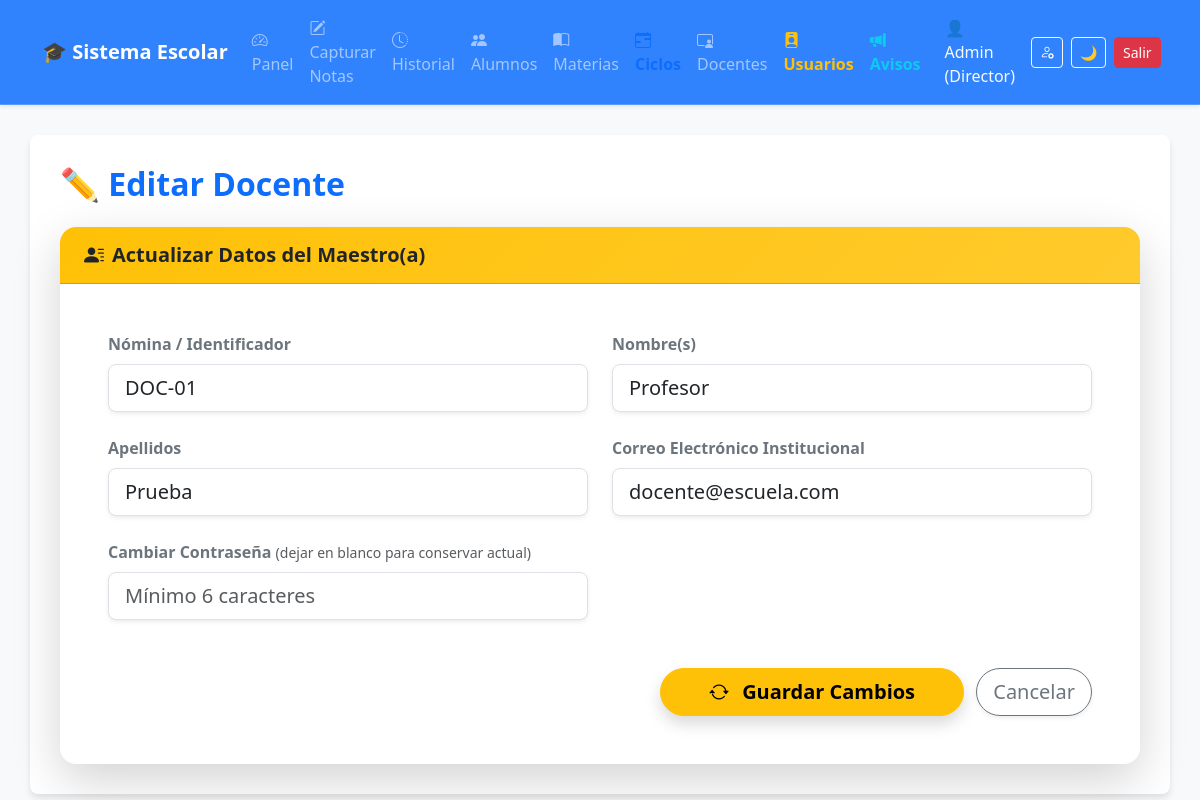
The page /docentes/editar_docente.php?id=1 (signed in) on the database its author committed.
### tables this page shows
CREATE TABLE IF NOT EXISTS `docentes` (
    `id_docente` int NOT NULL AUTO_INCREMENT,
    `nomina` varchar(20) NOT NULL,
    `nombre` varchar(50) NOT NULL,
    `apellidos` varchar(50) NOT NULL,
    `correo` varchar(100) NOT NULL,
    `password` varchar(255) NOT NULL,
    PRIMARY KEY (`id_docente`),
    UNIQUE KEY `nomina` (`nomina`),
    UNIQUE KEY `correo` (`correo`)
);

### docentes/editar_docente.php (the view, shortened to what this page needs)
<?php
include '../includes/conexion.php';
include '../includes/header.php';
if (isset($_GET['id'])) {
    $id = intval($_GET['id']);
    $resultado = $conexion->query("SELECT * FROM docentes WHERE id_docente = $id");
    $docente = $resultado->fetch_assoc();
}
?>
<link rel="stylesheet" href="../assets/css/components.css">
<div class="d-flex justify-content-between align-items-center mb-4 animate-fade-in" style="animation-delay: 0.1s;">
    <h2 class="text-primary m-0 fw-bold">✏️ Editar Docente</h2>
</div>
<div class="card shadow-lg border-0 rounded-4 overflow-hidden animate-fade-in" style="animation-delay: 0.2s;">
    <div class="card-header bg-warning text-dark px-4 py-3" style="background: linear-gradient(135deg, #ffc107 0%, #ffca2c 100%);">
        <h5 class="m-0 fw-bold"><i class="bi bi-person-lines-fill me-2"></i>Actualizar Datos del Maestro(a)</h5>
    </div>
    <div class="card-body p-4 p-md-5">
        <form action="editar_docente.php" method="POST">
            <div class="row g-4 mb-4">
                <div class="col-md-6">
                    <label class="form-label fw-bold text-secondary">Nómina / Identificador</label>
                    <input type="text" name="nomina" class="form-control form-control-lg shadow-sm text-uppercase" value="<?php echo htmlspecialchars($docente['nomina']); ?>" required>
                </div>
                <div class="col-md-6">
                    <label class="form-label fw-bold text-secondary">Nombre(s)</label>
                    <input type="text" name="nombre" class="form-control form-control-lg shadow-sm" value="<?php echo htmlspecialchars($docente['nombre']); ?>" required>
                </div>
            </div>
            <div class="row g-4 mb-4">
                <div class="col-md-6">
                    <label class="form-label fw-bold text-secondary">Apellidos</label>
                    <input type="text" name="apellidos" class="form-control form-control-lg shadow-sm" value="<?php echo htmlspecialchars($docente['apellidos']); ?>" required>
                </div>
                <div class="col-md-6">
                    <label class="form-label fw-bold text-secondary">Correo Electrónico Institucional</label>
                    <input type="email" name="correo" class="form-control form-control-lg shadow-sm" value="<?php echo htmlspecialchars($docente['correo']); ?>" required>
                </div>
            </div>
            <div class="row g-4 mb-4">
                <div class="col-md-6">
                    <label class="form-label fw-bold text-secondary">Cambiar Contraseña <small class="text-muted fw-normal">(dejar en blanco para conservar actual)</small></label>
                    <input type="password" name="password" class="form-control form-control-lg shadow-sm" placeholder="Mínimo 6 caracteres">
                </div>
            </div>
            <div class="mt-5 text-end">
                <button type="submit" class="btn btn-warning btn-lg px-5 rounded-pill shadow fw-bold">
                    <i class="bi bi-arrow-repeat me-2"></i> Guardar Cambios
                </button>
                <a href="docentes.php" class="btn btn-outline-secondary btn-lg ms-2 rounded-pill shadow-sm">Cancelar</a>
            </div>
        </form>
    </div>
</div>
</div>
</body>
</html>

### assets/css/main.css (style rules this page uses)
body { animation: fadeInPage 0.4s cubic-bezier(0.16, 1, 0.3, 1) forwards; opacity: 0; }
.card, .btn { transition: transform 0.25s cubic-bezier(0.16, 1, 0.3, 1), box-shadow 0.25s cubic-bezier(0.16, 1, 0.3, 1) !important; }
[data-bs-theme="light"] body { background-color: #f8f9fa; }

### assets/css/components.css (style rules this page uses)
.animate-fade-in { opacity: 0; animation: fadeInUp 0.6s cubic-bezier(0.16, 1, 0.3, 1) forwards; }

### rows shown on the page
docentes: nomina "DOC-01", nombre "Profesor", apellidos "Prueba", correo "docente@escuela.com"

### other values the page prints
$_SESSION['nombre'] "Admin"
$_SESSION['rol'] "Director"
